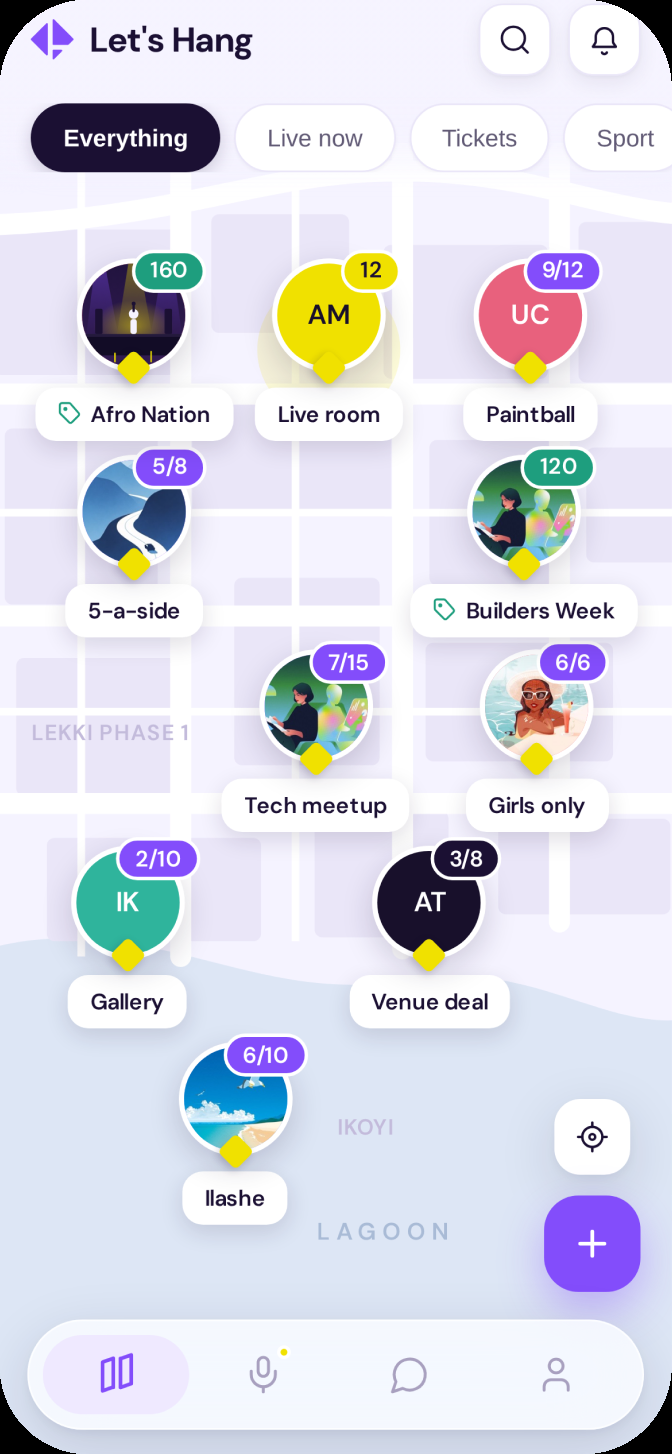
#> input picture motion-src/hero-lets-hang/raw/s-map.png, 672 x 1454 px, found by its file name
$ python sprites.py ../raw/s-map.png ../raw/s-peek.png
#> lines starting #> are read from the running program, lines starting #| are printed output that depends on the picture
import cv2,numpy as np,json,sys
A,S=sys.argv[1],sys.argv[2]
m=cv2.imread(A+'/s-map.png',cv2.IMREAD_UNCHANGED)
#> m is the input picture: shape (1454, 672, 4); mean B, G, R, A 230.4, 219.1, 218.3, 253
bare=cv2.imread(S+'/bare.png')
pk=cv2.imread(A+'/s-peek.png',cv2.IMREAD_UNCHANGED)
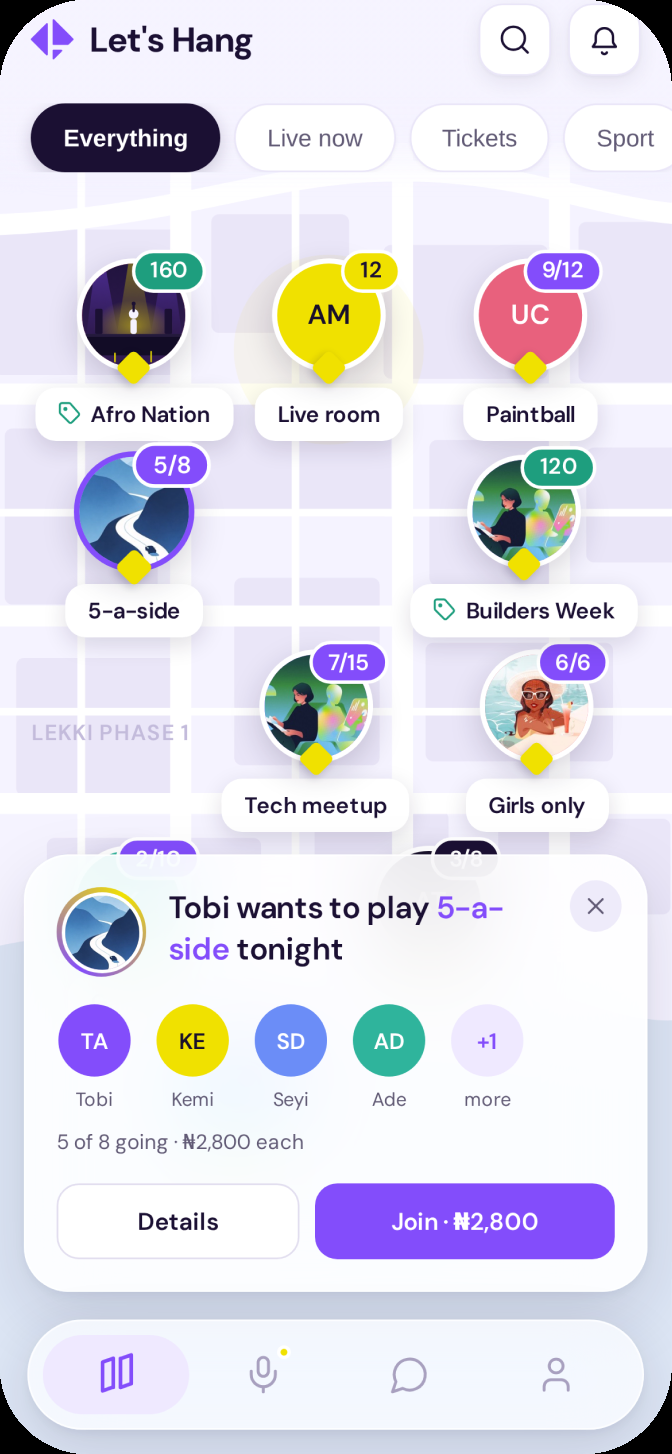
#> input picture motion-src/hero-lets-hang/raw/s-peek.png, 672 x 1454 px, found by its file name
#> pk is the input picture: shape (1454, 672, 4); mean B, G, R, A 232.2, 221, 222.8, 253
alpha_src=m[:,:,3]
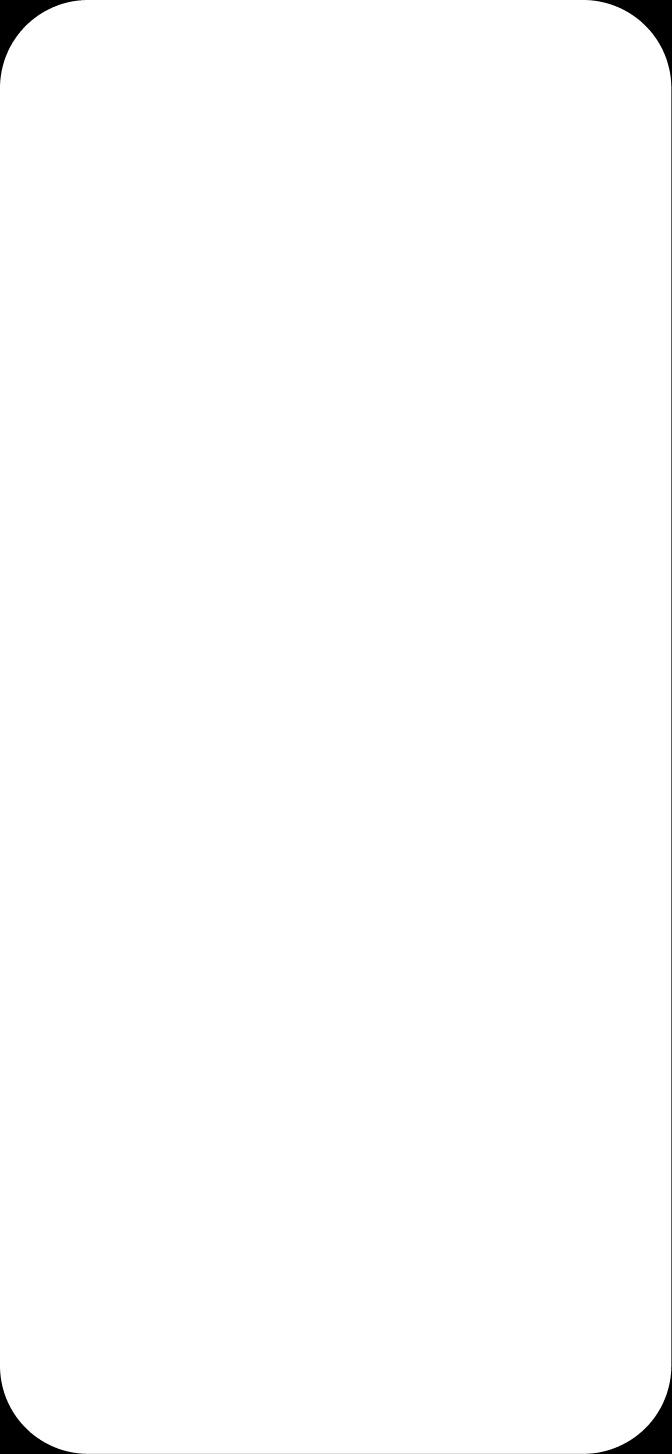
#> alpha_src: shape (1454, 672); min 0, max 255, mean 253
#> (the run stopped early here; a loop or call above may not have finished)
